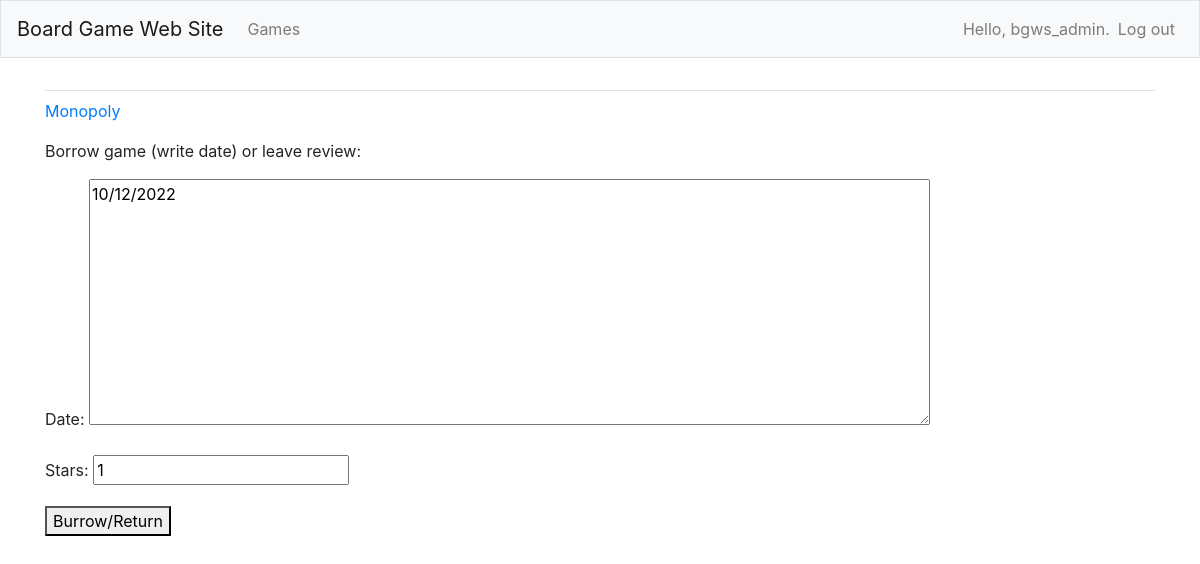
/edit_review/3/ (signed in), run on the app's committed database.
### board_game_web_sites/models.py (models this page shows, shortened)
class Board_game(models.Model) :
    name = models.CharField(max_length=100)
    description = models.CharField(max_length=1000, null=True)
    date_added = models.DateTimeField(auto_now_add=True)
    date_modified = models.DateTimeField(auto_now=True)
    owner = models.ForeignKey(User, on_delete=models.CASCADE)
    def __str__(self):
        return self.name

class Review(models.Model):
    my_review = models.TextField(max_length=250)
    stars = models.IntegerField()
    date_added = models.DateTimeField(auto_now_add=True)
    date_modified = models.DateTimeField(auto_now=True)
    game = models.ForeignKey(Board_game, on_delete=models.CASCADE)
    owner = models.ForeignKey(User, on_delete=models.CASCADE)

### board_game_web_sites/views.py (the view)
# urls.py: path('edit_review/<int:review_id>/', views.edit_review, name = 'edit_review'),
@login_required
def edit_review(request, review_id):
    review = Review.objects.get(id=review_id)
    game = review.game
    if review.owner != request.user:
        raise Http404
    if request.method != 'POST':
        form = ReviewForm(instance=review)
    else:
        form = ReviewForm(instance=review, data=request.POST)
    if form.is_valid():
        form.save()
        return redirect('board_game_web_sites:game', game_id=game.id)
    context = {'review': review, 'game': game, 'form': form}
    return render(request, 'board_game_web_sites/edit_review.html', context)

### board_game_web_sites/forms.py
class ReviewForm(forms.ModelForm):
    class Meta:
        model = Review
        fields = ['my_review', 'stars']
        labels = {'my_review':'Date:'}
        widgets = {'my_review': forms.Textarea(attrs={'cols': 80})}

### board_game_web_sites/templates/board_game_web_sites/edit_review.html (shortened to what this page needs)
{% extends "board_game_web_sites/base.html" %}
{% block content %}
 <p><a href="{% url 'board_game_web_sites:game' game.id %}">{{ game }}</a></p>
 <p>Borrow game (write date) or leave review:</p>
<form action="{% url 'board_game_web_sites:edit_review' review.id %}" method='post'>
 {{ form.as_p }}
<button name="submit">Burrow/Return</button>
 </form>
{% endblock content %}

### board_game_web_sites/templates/board_game_web_sites/base.html (shortened to what this page needs)
{% load bootstrap4 %}
<!DOCTYPE html>
<html lang="en">
<head>
  {% bootstrap_css %}
</head>
<body>
  <nav class="navbar navbar-expand-md navbar-light bg-light mb-4 border">
      <a class="navbar-brand" href="{% url 'board_game_web_sites:index' %}">
        Board Game Web Site</a>
      <div class="collapse navbar-collapse" id="navbarCollapse">
        <ul class="navbar-nav mr-auto">
          <li class="nav-item">
          <a class="nav-link" href="{% url 'board_game_web_sites:games' %}">Games</a></li>
        </ul>
        <ul class="nav navbar-nav ml-auto">
          {% if user.is_authenticated %}
          <li class="nav-item">
            <span class="navbar-text"}>Hello, {{ user.username }}.</span>
          </li>
          <li class="nav-item">
            <a class="nav-link" href="{% url 'users:logout' %}">Log out</a>
          </li>
          {% else %}
          <li class="nav-item">
            <a class="nav-link" href="{% url 'users:register' %}">Register</a>
          </li>
          <li class="nav-item">
            <a class="nav-link" href="{% url 'users:login' %}">Log in</a></li>
          {% endif %}
        </ul>
      </div>
    </nav>
  <main role="main" class="container">
    <div class="pb-2 mb-2 border-bottom">
  </div>
    <div>
      {% block content %}{% endblock content %}
    </div>
  </main>
</body>
</html>

### data on the page
Board_game: name "Monopoly"
Review: my_review "10/12/2022", stars "1"

### other printed values
{{ user.username }} "bgws_admin"
